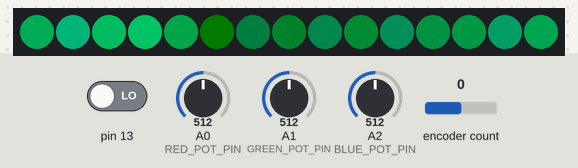
The sketch below on a simulated Arduino Uno, built for the host (arithmetic inside an expression is 32-bit, double 64-bit). On the bench: 15 RGB LEDs in strip order, left to right. The inputs (shaded band) are chosen by the test bench; at power-on: A2 (BLUE_POT_PIN) = 512, encoder count 0, pin 13 LOW, A1 (GREEN_POT_PIN) = 512, A0 (RED_POT_PIN) = 512. Dim RGB values are drawn brighter than linear.

Above: at 4.2 s.
4.3 s: A2 (BLUE_POT_PIN) set to 381
At 4.65 s:
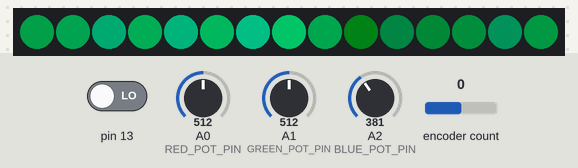
6.0 s: A2 (BLUE_POT_PIN) set to 350
At 6.75 s:
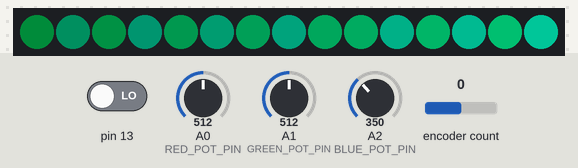
8.7 s: encoder count set to 1
At 9.8 s:
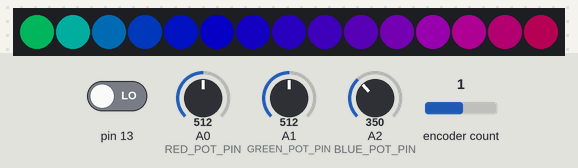
10.2 s: pin 13 driven HIGH
At 11.0 s:
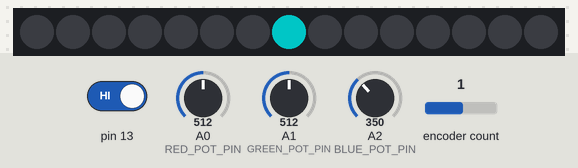
12.1 s: A1 (GREEN_POT_PIN) set to 992
14.0 s: A0 (RED_POT_PIN) set to 716
At 15.2 s:
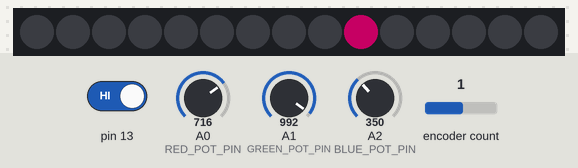
Timing chart, 0 to 17.0 s (numbered marks = the images above; inputs shaded):
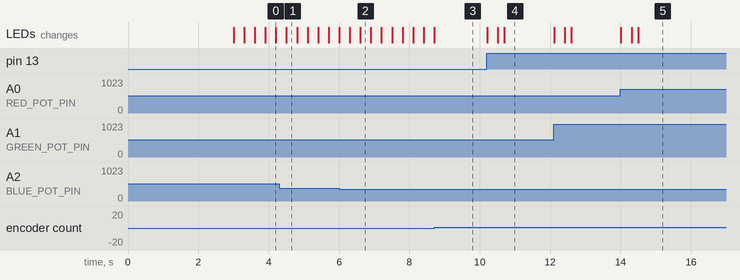

Measured:
- the behaviour switches between 366 and 365 on A2 (BLUE_POT_PIN) (found by bisection; images 1 and 2)
- after the input at 8.7 s, the LEDs: change at once (image 3)
- after the input at 10.2 s, the LEDs: first change at once (image 4 shows a later state)
- after the input at 14.0 s, the LEDs: first change at once (image 5 shows a later state)

The sketch:

infinity-mirror.ino
```cpp
/// @file    infinity-mirror.ino
/// @brief   firmware for an interactive infinity mirror, using FastLED and a WS2811 LED strip

#include <FastLED.h>
#include <RotaryEncoder.h>

#define DATA_PIN 9
#define RED_POT_PIN A0
#define GREEN_POT_PIN A1
#define BLUE_POT_PIN A2
#define RED_BUTTON_PIN 7
#define GREEN_BUTTON_PIN 3
#define BLUE_BUTTON_PIN 8

#define ENCODER_BUTTON_INPUT 13
#define ENCODER_A 10
#define ENCODER_B 11
#define ROTARYMIN 0
#define ROTARYMAX 6 // NUMBER OF PATTERNS - 1 * 2

#define LED_TYPE WS2811
#define COLOR_ORDER GRB
#define NUM_LEDS 15
CRGB leds[NUM_LEDS];

#define BRIGHTNESS 96
#define FRAMES_PER_SECOND 120

RotaryEncoder encoder(ENCODER_A, ENCODER_B, RotaryEncoder::LatchMode::TWO03);

void setup()
{
  Serial.begin(9600);
  delay(3000);

  FastLED.addLeds<LED_TYPE, DATA_PIN, COLOR_ORDER>(leds, NUM_LEDS).setCorrection(TypicalLEDStrip);

  FastLED.setBrightness(BRIGHTNESS);
}

// List of patterns to cycle through.  Each is defined as a separate function below.
typedef void (*SimplePatternList[])();
SimplePatternList gPatterns = {
    rotation,
    rainbow,
    singleDot,
    rgb};

int8_t currentPattern = 0;
uint8_t gHue = 0;

void loop()
{
  gPatterns[currentPattern]();

  FastLED.show();
  FastLED.delay(1000 / FRAMES_PER_SECOND);

  readEncoder();

  if (readButtonInput(ENCODER_BUTTON_INPUT))
  {
    nextPattern();
  }

  // do some periodic updates
  EVERY_N_MILLISECONDS(20) { gHue++; }
}

#define ARRAY_SIZE(A) (sizeof(A) / sizeof((A)[0]))

void nextPattern()
{
  currentPattern = (currentPattern + 1) % ARRAY_SIZE(gPatterns);
}

void singleDot()
{
  int8_t activeLED = floor(analogRead(RED_POT_PIN) / floor(1024 / (NUM_LEDS - 1)));
  int8_t hue = floor(analogRead(GREEN_POT_PIN) / (1024 / 255));

  fadeToBlackBy(leds, NUM_LEDS, 20);
  leds[activeLED] += CHSV(hue, 255, 192);
}

void rainbow()
{
  int8_t hue = floor(analogRead(RED_POT_PIN) / (1024 / 255));
  int8_t numLeds = floor(analogRead(GREEN_POT_PIN) / (1024 / NUM_LEDS));

  fill_rainbow(leds, NUM_LEDS, hue, numLeds);
}

void rgb()
{
  int8_t red = floor(analogRead(RED_POT_PIN) / (1024 / 255));
  int8_t green = floor(analogRead(GREEN_POT_PIN) / (1024 / 255));
  int8_t blue = floor(analogRead(BLUE_POT_PIN) / (1024 / 255));

  if (readButtonInput(RED_BUTTON_PIN))
  {
    red = 255;
  }
  if (readButtonInput(GREEN_BUTTON_PIN))
  {
    green = 255;
  }
  if (readButtonInput(BLUE_BUTTON_PIN))
  {
    blue = 255;
  }

  fill_solid(leds, NUM_LEDS, CRGB(red, green, blue));
}

void rotation()
{
  int16_t bpm = floor((analogRead(RED_POT_PIN) / 1024.0) * 255);
  int16_t hue = floor((analogRead(GREEN_POT_PIN) / 1024.0) * 255);
  int16_t fadeTime = floor((analogRead(BLUE_POT_PIN) / 1024.0) * 255);

  int16_t fadeTimeScaled = max(floor(fadeTime / 7) - 3, 0);

  fadeToBlackBy(leds, NUM_LEDS, fadeTimeScaled);
  int16_t pos = beat8(bpm) / (NUM_LEDS + 2);

  leds[pos] += CHSV(hue, 255, 192);
}

// boolean checkTrigger(int index)
// {
//   boolean newState = digitalRead(inputs[index]);

//   if ((newState == HIGH) && (triggerStates[index] == LOW))
//   {
//     delay(3);
//     newState = digitalRead(inputs[index]);

//     if (newState == HIGH)
//     {
//       triggerStates[index] = newState;
//       return true;
//     }
//   }
//   triggerStates[index] = newState;
//   return false;
// }

boolean readButtonInput(int pin)
{
  if (digitalRead(pin) == HIGH)
  {
    delay(3);
    if (digitalRead(pin) == HIGH)
    {
      return true;
    }
  }

  return false;
}

void readEncoder()
{
  encoder.tick();

  int newPos = encoder.getPosition();

  if (newPos < ROTARYMIN)
  {
    encoder.setPosition(ROTARYMAX);
    newPos = ROTARYMAX;
  }
  else if (newPos > ROTARYMAX)
  {
    encoder.setPosition(ROTARYMIN);
    newPos = ROTARYMIN;
  }

  int8_t newPosReduced = floor(newPos / 2);

  currentPattern = (newPosReduced);
}
```
